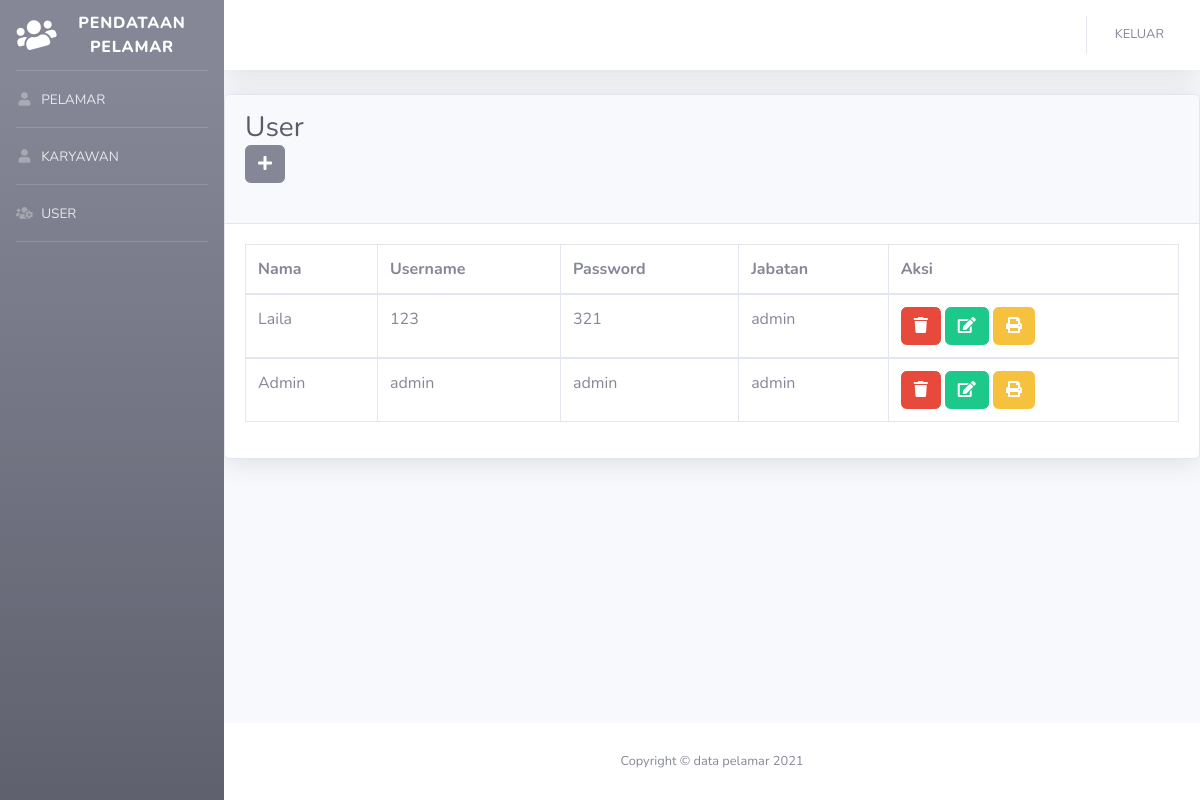
The app's page /index.php/user with its own data.
### tables this page shows
CREATE TABLE `tbl_user` (
  `id` int(8) NOT NULL,
  `nama_user` varchar(50) NOT NULL,
  `username` varchar(50) NOT NULL,
  `password` varchar(50) NOT NULL,
  `level` enum('admin','user') NOT NULL
);

### application/controllers/User.php (called while the page is built, shortened)
<?php
class User extends CI_Controller {
    function __construct()
    {
        $this->load->model('User_model', 'um');
    }
    function index()
    {
        $data['user'] = $this->um->user();
        $this->load->view('template/header');
        $this->load->view('admin/user', $data);
        $this->load->view('template/footer');
    }
}

### index.php (called while the page is built, shortened)
<?php
require_once BASEPATH.'core/CodeIgniter.php';

### application/models/User_model.php (called while the page is built, shortened)
<?php
class User_model extends CI_Model {
    function user()
    {
        return $this->db->get('tbl_user')->result();
    }
}

### application/views/admin/user.php (the view, shortened to what this page needs)
<div class="card shadow mb-4">
            <div class="card-header py-3">
                <h1 class="h3 mb-4 text-gray-800">User
                <div class="table-responsive">
                <a href="<?= base_url('User/tambah')?>">
                <button class="btn btn-secondary btn-"><i class="fa fa-plus"></i></button>
                </a>
            </div>
            <div class="card-body">
                <div class="table-responsive">
                    <table class="table table-bordered" id="dataTable" width="100%" cellspacing="0">
                        <thead>
                            <tr>
                                <th>Nama</th>
                                <th>Username</th>
                                <th>Password</th>
                                <th>Jabatan</th>
                                <th>Aksi</th>
                            </tr>
                        </thead>
                        <?php
                       foreach($user as $um):
                       ?>
                        <tbody>
                            <td><?= $um->nama_user ?></td>
                            <td><?= $um->username ?></td>
                            <td><?= $um->password ?></td>
                            <td><?= $um->level ?></td>
                            <td>
                            <a href="<?= base_url('User/hapus_u/'.$um->id)?>">
                            <button class="btn btn-danger btn-"><i class="fa fa-trash"></i></button>
                            </a>
                            <a href="<?= base_url('User/edit_u/'. $um->id)?>">
                            <button class="btn btn-success btn-"><i class="fa fa-edit"></i></button>
                            </a>
                            <a href="<?=base_url("User/print_user/".$um->id)?>" class="btn btn-warning btn-"><i class="fa fa-print"></i></a>
                            </td>
                        </tbody>
                        <?php
                        endforeach;
                        ?>
                    </table>
                </div>
            </div>
        </div>
    </div>

### records on screen
tbl_user: nama_user "Laila", username "123", password "321", level "admin"
tbl_user: nama_user "Admin", username "admin", password "admin", level "admin"
